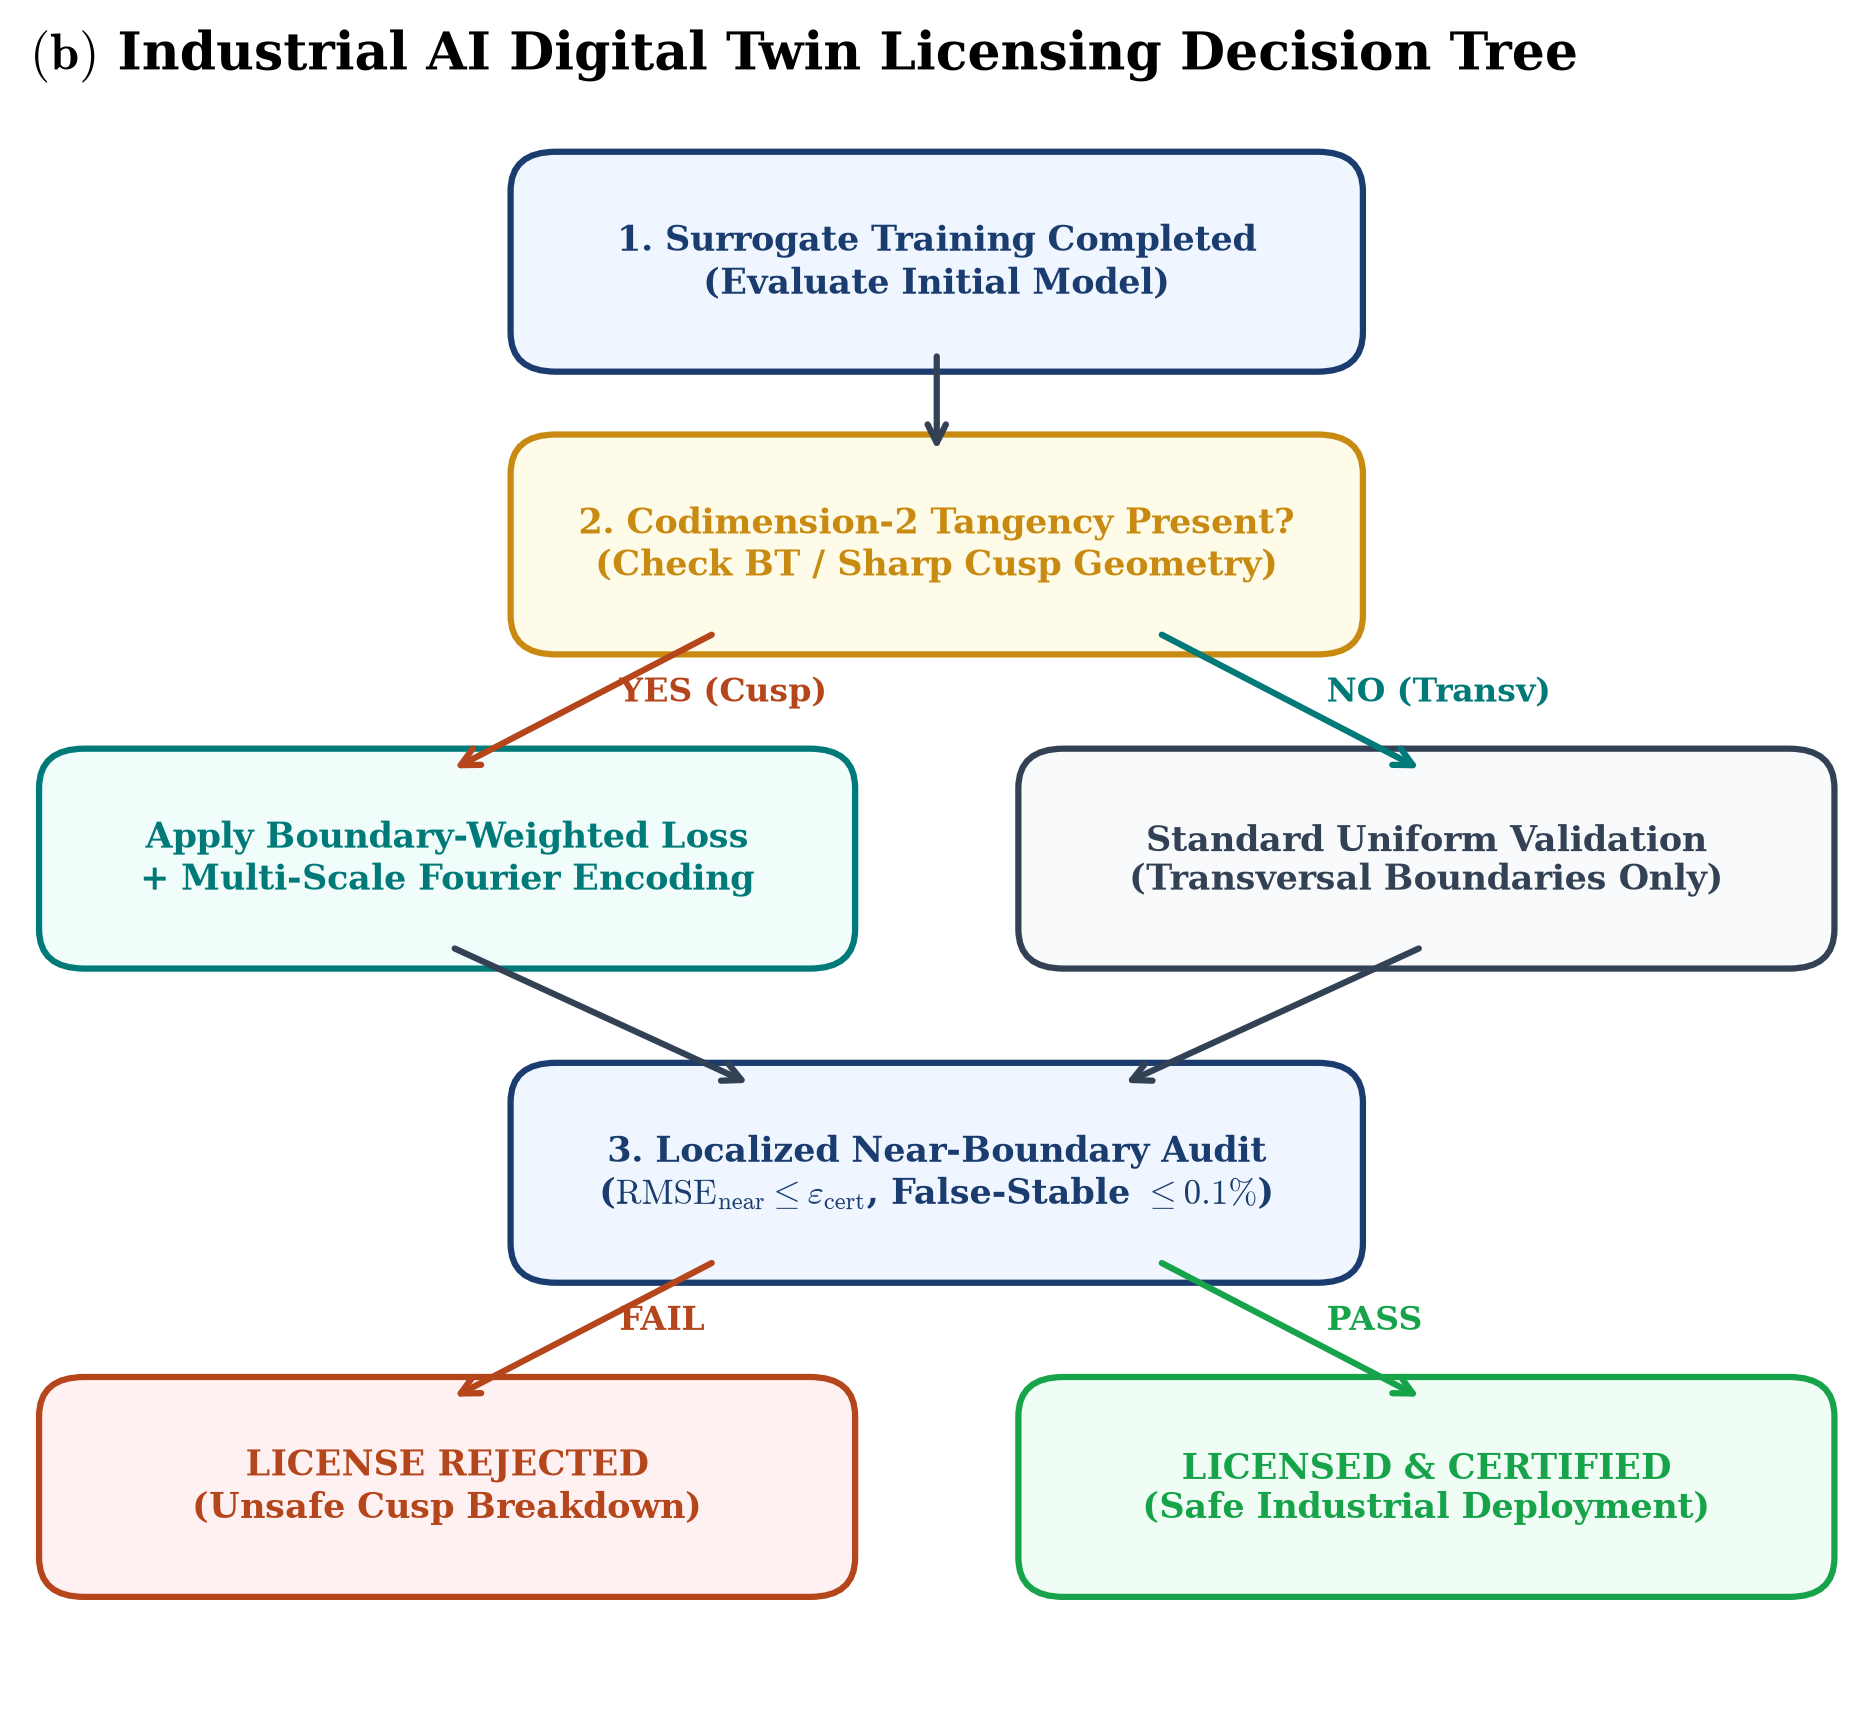

Reproduce this figure in Python.
"""Panel (b): Industrial Digital Twin Licensing Decision Tree
Regulatory flowchart for evaluating and certifying machine learning surrogates in safety systems.
"""
import os
import matplotlib.pyplot as plt
import matplotlib.patches as patches

output_dir = os.path.dirname(os.path.abspath(__file__))
os.makedirs(output_dir, exist_ok=True)

# Publication Typography
plt.rcParams.update({
    "font.family": "serif",
    "font.size": 11,
    "axes.labelsize": 12,
    "axes.titlesize": 12.5,
    "xtick.labelsize": 10,
    "ytick.labelsize": 10,
    "legend.fontsize": 9.2,
    "axes.linewidth": 1.2,
    "grid.linewidth": 0.5,
    "grid.alpha": 0.35,
    "mathtext.fontset": "cm",
})

NAVY = "#1a3c6e"
CRIMSON = "#b5451b"
TEAL = "#007a78"
GOLD = "#c88a10"
SLATE = "#334155"

fig, ax = plt.subplots(figsize=(7.8, 6.8), dpi=300)
ax.set_title(r"$\mathbf{(b)}$ Industrial AI Digital Twin Licensing Decision Tree", pad=14, loc="left", fontweight="bold")
ax.axis("off")

nodes = [
    {
        "id": "start",
        "text": "1. Surrogate Training Completed\n(Evaluate Initial Model)",
        "rect": (0.28, 0.86, 0.44, 0.11),
        "color": NAVY,
        "bg": "#eff6ff"
    },
    {
        "id": "q1",
        "text": "2. Codimension-2 Tangency Present?\n(Check BT / Sharp Cusp Geometry)",
        "rect": (0.28, 0.68, 0.44, 0.11),
        "color": GOLD,
        "bg": "#fefce8"
    },
    {
        "id": "remedy",
        "text": "Apply Boundary-Weighted Loss\n+ Multi-Scale Fourier Encoding",
        "rect": (0.02, 0.48, 0.42, 0.11),
        "color": TEAL,
        "bg": "#f0fdfa"
    },
    {
        "id": "standard",
        "text": "Standard Uniform Validation\n(Transversal Boundaries Only)",
        "rect": (0.56, 0.48, 0.42, 0.11),
        "color": SLATE,
        "bg": "#f8fafc"
    },
    {
        "id": "cert",
        "text": "3. Localized Near-Boundary Audit\n($\\mathrm{RMSE}_{\\mathrm{near}} \\leq \\varepsilon_{\\mathrm{cert}}$, False-Stable $\\leq 0.1\\%$)",
        "rect": (0.28, 0.28, 0.44, 0.11),
        "color": NAVY,
        "bg": "#eff6ff"
    },
    {
        "id": "pass",
        "text": "LICENSED & CERTIFIED\n(Safe Industrial Deployment)",
        "rect": (0.56, 0.08, 0.42, 0.11),
        "color": "#16a34a",
        "bg": "#f0fdf4"
    },
    {
        "id": "fail",
        "text": "LICENSE REJECTED\n(Unsafe Cusp Breakdown)",
        "rect": (0.02, 0.08, 0.42, 0.11),
        "color": CRIMSON,
        "bg": "#fff1f2"
    }
]

for node in nodes:
    x, y, w, h = node["rect"]
    rect = patches.FancyBboxPatch((x, y), w, h, boxstyle="round,pad=0.015,rounding_size=0.025",
                                  facecolor=node["bg"], edgecolor=node["color"], linewidth=1.5)
    ax.add_patch(rect)
    ax.text(x + w/2, y + h/2, node["text"], fontsize=8.4, color=node["color"], fontweight="bold",
            ha="center", va="center", linespacing=1.2)

# Flow Arrows
def draw_arrow(x1, y1, x2, y2, text="", color=SLATE):
    ax.annotate("", xy=(x2, y2), xytext=(x1, y1),
                arrowprops=dict(arrowstyle="->", color=color, lw=1.5))
    if text:
        ax.text((x1+x2)/2 + 0.02, (y1+y2)/2, text, fontsize=8.0, fontweight="bold", color=color)

draw_arrow(0.50, 0.86, 0.50, 0.79)
draw_arrow(0.38, 0.68, 0.23, 0.59, text="YES (Cusp)", color=CRIMSON)
draw_arrow(0.62, 0.68, 0.77, 0.59, text="NO (Transv)", color=TEAL)

draw_arrow(0.23, 0.48, 0.40, 0.39)
draw_arrow(0.77, 0.48, 0.60, 0.39)

draw_arrow(0.38, 0.28, 0.23, 0.19, text="FAIL", color=CRIMSON)
draw_arrow(0.62, 0.28, 0.77, 0.19, text="PASS", color="#16a34a")

out_file = os.path.join(output_dir, "panel_b_licensing_decision_tree.png")
plt.savefig(out_file, dpi=300, bbox_inches="tight")
print("Saved Panel (b) to:", out_file)
